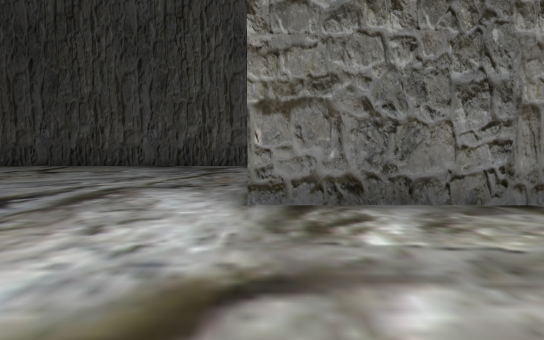
[1] (above)

24 first-person views from a walk through a 3-D level made in the Unity game engine. The camera is 1.3 m above the floor, tilts 4° down and sees 70° across. The floor is counted in squares, 2 m on a side. Each view is taken from the middle of a square. On the plan, view 1 faces up. The plan holds only what a view shows up to about 11 squares ahead; the rest is blank. The place goes on beyond the plan. The player character is not drawn.

[2]
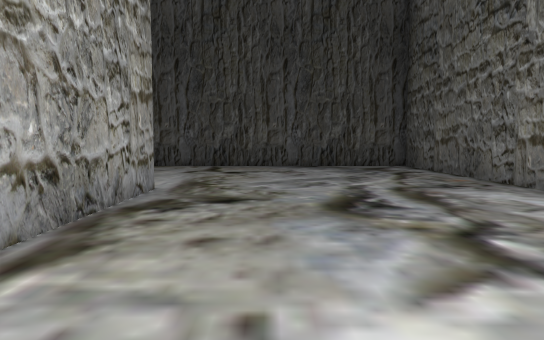

[3]
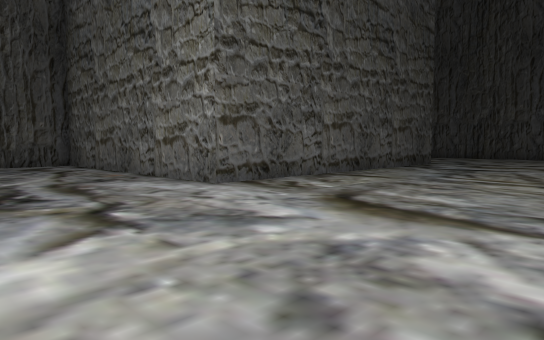

[4]
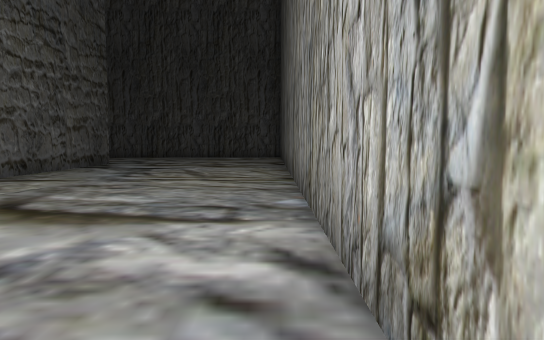

[5]
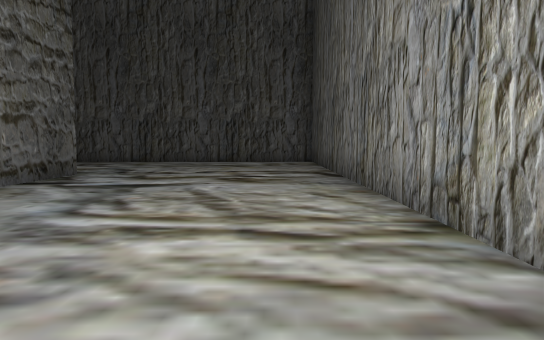

[6]
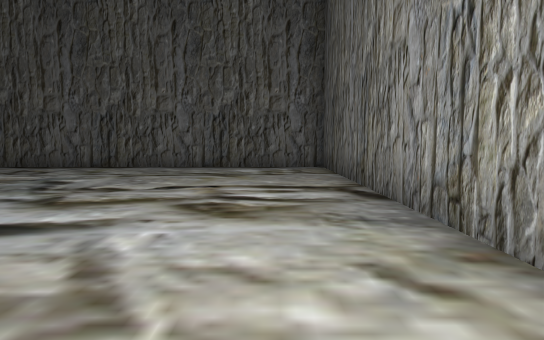

[7]
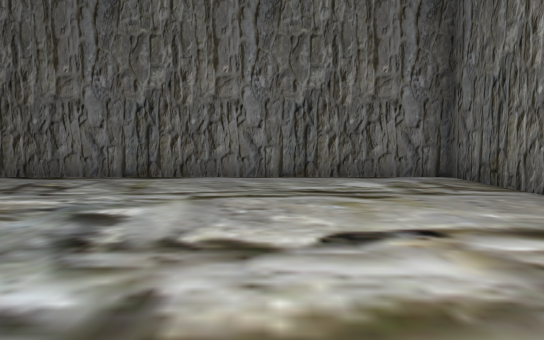

[8]
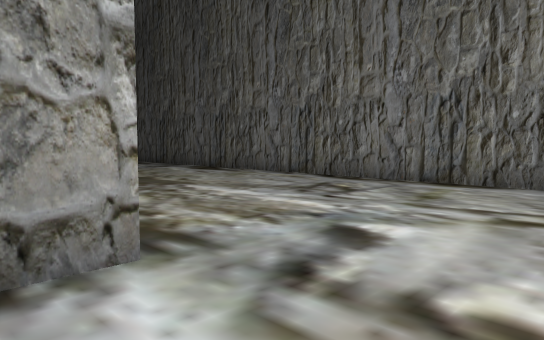

[9]
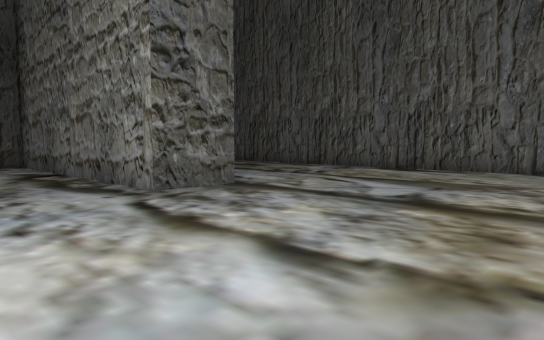

[10]
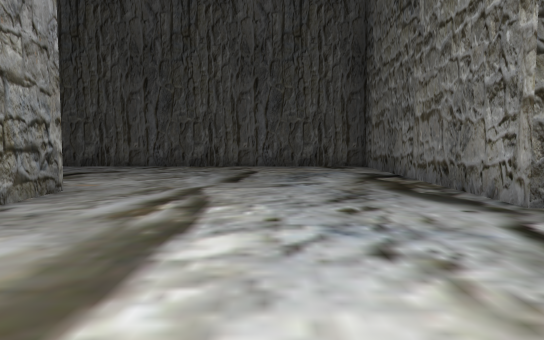

[11]
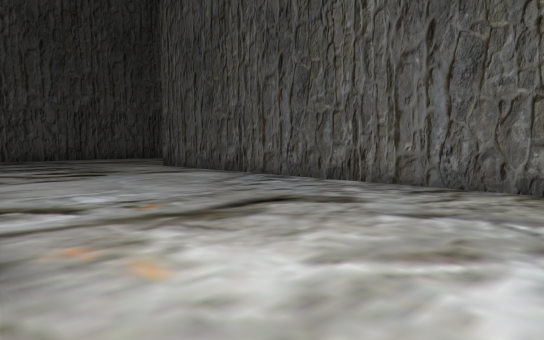

[12]
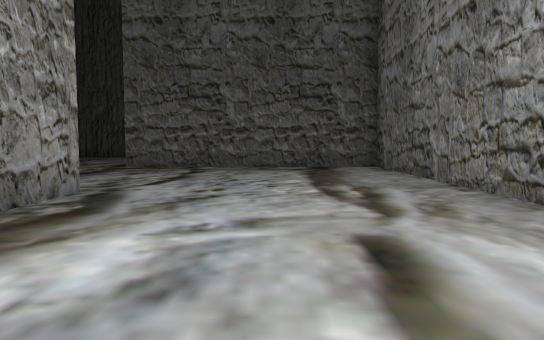

[13]
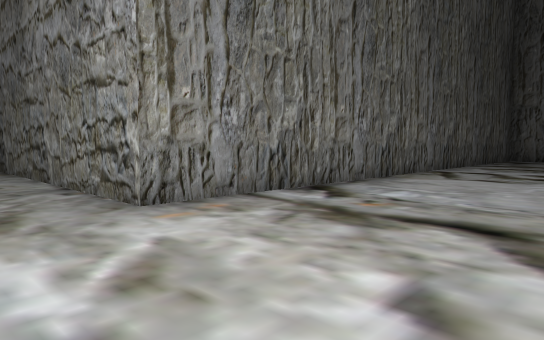

[14]
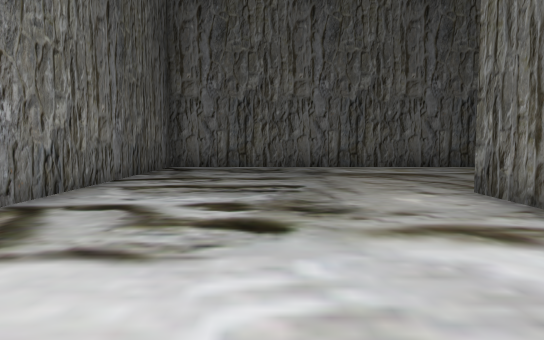

[15]
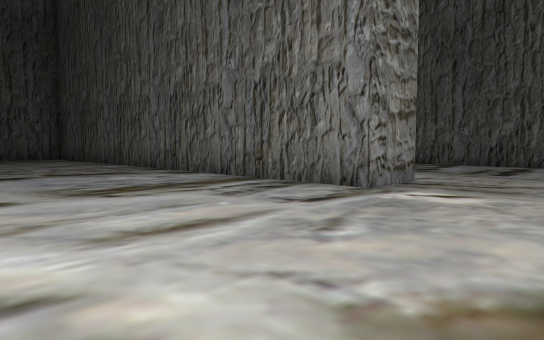

[16]
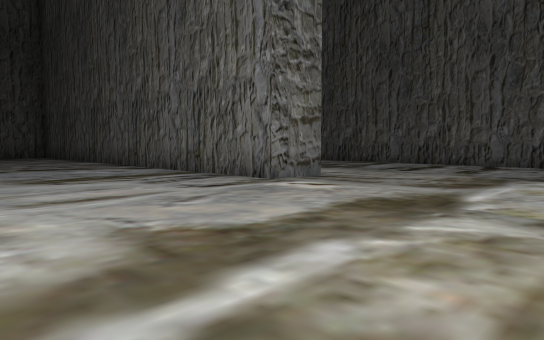

[17]
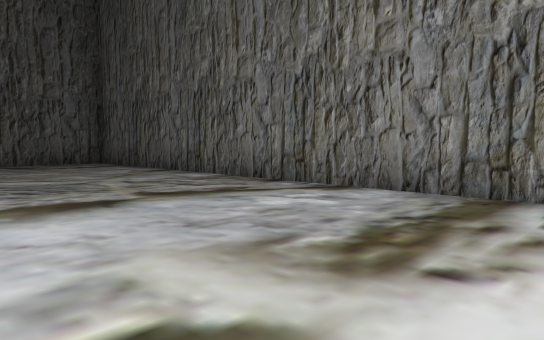

[18]
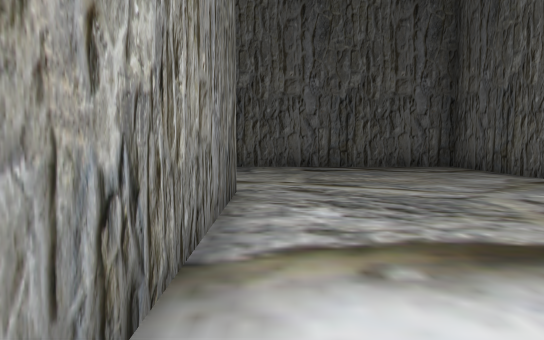

[19]
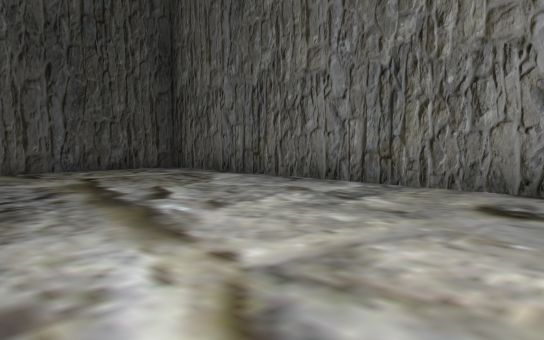

[20]
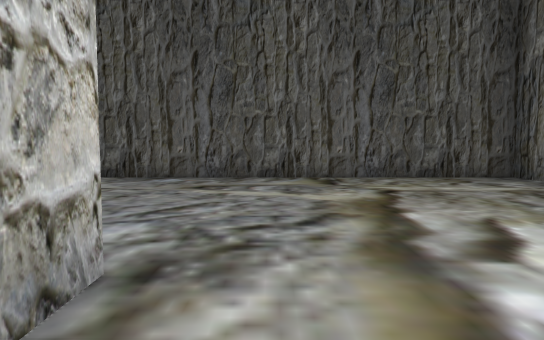

[21]
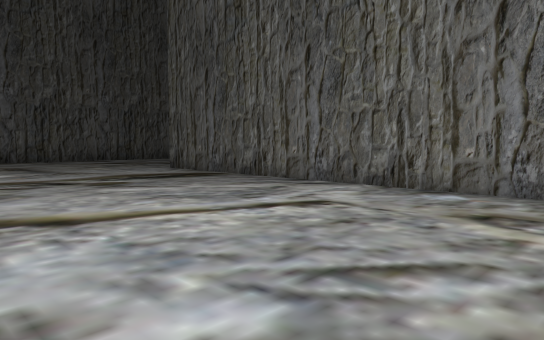

[22]
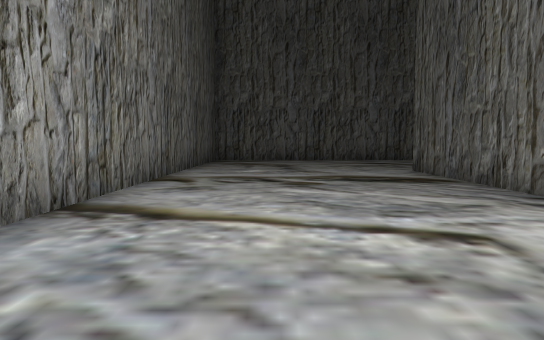

[23]
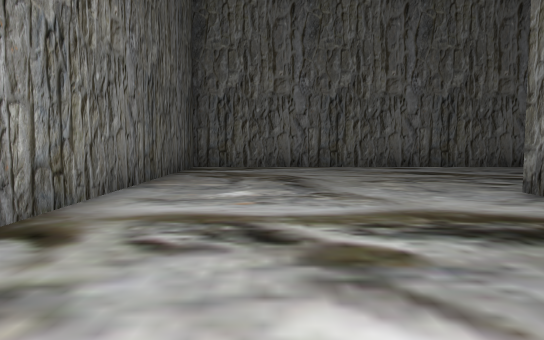

[24]
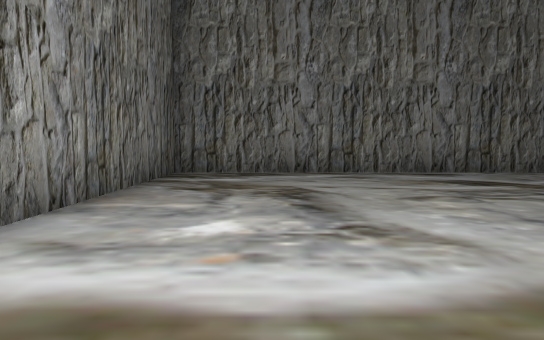

### Floor plan
Points are (right, up) in squares from view 1. A wall is a line through its corners. A room is listed if a view was taken in it or the views show most of it. See-through windows are left out.
Room 1 (views 1, 2, 3, 4, 5, 6, 7, 8, 9, 10, 11, 12, 13, 14, 15, 16, 17, 18, 19, 20, 21, 22, 23, 24)
walls: (1.3, 24.5) (-3.4, 24.5); (1.2, 26) (1.2, 25.1); (8, 10.8) (6.6, 10.8) (6.6, 17.7) (-7.1, 17.7) (-7.1, 19.1) (6.6, 19.1) (6.6, 31.3) (-7.1, 31.3); (-5.7, 5.5) (-5.7, 2.2); (-12.5, 13.1) (-12.5, 12.3) (1.2, 12.3) (1.2, 5.4) (8, 5.4); (8, 4) (-0.2, 4) (-0.2, 10.8) (-7.6, 10.8); (-12.5, 27.1) (-12.5, 25.9) (-0.9, 25.9); (-3.5, -1.4) (13.4, -1.4) (13.4, 12.2)

Where each view was taken, in squares from view 1:
view 1: 0 up, 0 right, facing up
view 2: 0 up, 4 left, facing up
view 3: 1 down, 4 left, facing up-right
view 4: 1 down, 4 left, facing right
view 5: 0 up, 0 right, facing right
view 6: 0 up, 3 right, facing right
view 7: 2 up, 6 right, facing right
view 8: 2 up, 7 right, facing up-right
view 9: 6 up, 4 right, facing up-right
view 10: 7 up, 4 right, facing up
view 11: 12 up, 3 right, facing up-left
view 12: 16 up, 4 right, facing down
view 13: 16 up, 3 right, facing down-left
view 14: 15 up, 2 left, facing left
view 15: 24 up, 10 left, facing down-right
view 16: 24 up, 12 left, facing down-right
view 17: 24 up, 6 left, facing down-right
view 18: 24 up, 4 left, facing right
view 19: 22 up, 1 right, facing up-right
view 20: 24 up, 2 right, facing up
view 21: 26 up, 2 right, facing up-left
view 22: 28 up, 2 right, facing left
view 23: 28 up, 2 left, facing left
view 24: 28 up, 4 left, facing left
